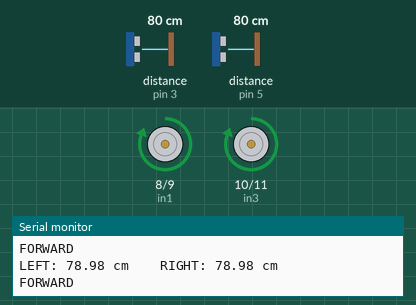
The sketch below on a simulated Arduino Uno, built with avr-gcc and run on an emulated ATmega328P. Shown: motor-driver pin pairs drawn as motors (green arrow = first pin HIGH = forward, orange = second pin HIGH = backward, longer = more drive), the last lines printed to the serial monitor. Wiring (inferred from the names in the program): 2 × ultrasonic range finder: trigger pin 2, echo pin 3 / trigger pin 4, echo pin 5. The test bench sets the inputs (shaded band); at power-on: distance to the obstacle (sensors on pin 3, pin 5) 80 cm. The echo pulse lasts 58.3 µs per cm.

Above: at 0.93 s.
1.3 s: distance to the obstacle (sensor on pin 3) set to 23 cm
4.3 s: distance to the obstacle (sensor on pin 3) set to 18 cm
At 4.71 s:
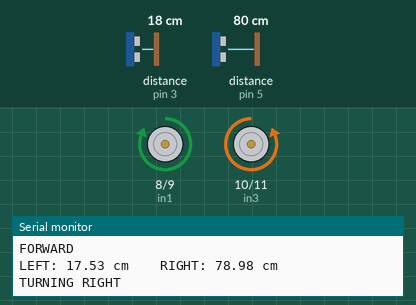
7.3 s: distance to the obstacle (sensor on pin 5) set to 22 cm
10.3 s: distance to the obstacle (sensor on pin 5) set to 18 cm
13.3 s: distance to the obstacle (sensor on pin 3) set to 35 cm
At 13.3 s:
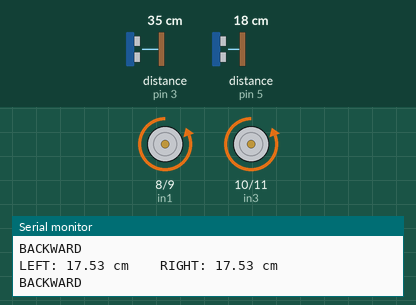
16.3 s: distance to the obstacle (sensor on pin 3) set to 2 cm
At 16.33 s:
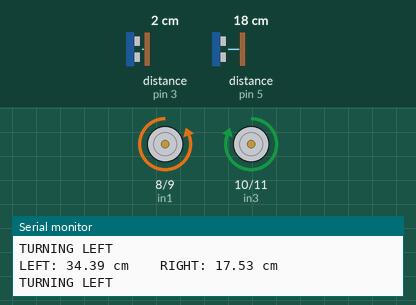
Timing chart, 0 to 20.3 s (numbered marks = the images above; inputs shaded):
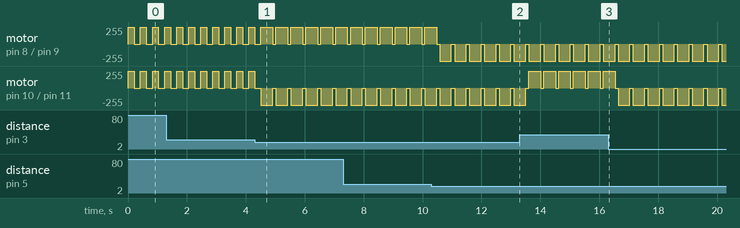

Measured:
- the behaviour switches between 21 and 20 cm on distance to the obstacle (sensor on pin 3) (found by bisection; images 0 and 1)
- by itself, motor on pin 8 (in1) / pin 9 (in2), motor on pin 10 (in3) / pin 11 (in4): alternates backward 255/255 for 0.40 s and stopped for 0.10 s

The sketch:

obstacle-avoider.ino
```cpp
//Ultrasonic sensors pins
const int trigL = 2;
const int echoL = 3;
const int trigR = 4;
const int echoR = 5;

//motor driver pins
const int in1 = 8;
const int in2 = 9;
const int in3 = 10;
const int in4 = 11;

void setup() {
  pinMode(in1, OUTPUT);
  pinMode(in2, OUTPUT);
  pinMode(in3, OUTPUT);
  pinMode(in4, OUTPUT);


  pinMode(trigL, OUTPUT);
  pinMode(echoL, INPUT);
  pinMode(trigR, OUTPUT);
  pinMode(echoR, INPUT);

  Serial.begin(9600);
}


float getDistance(int trig, int echo) {
  digitalWrite(trig, LOW);
  delayMicroseconds(2);
  digitalWrite(trig, HIGH);
  delayMicroseconds(10);
  digitalWrite(trig, LOW);

  long duration = pulseIn(echo, HIGH, 30000);
  if (duration == 0) return 999;
  return duration * 0.034 / 2;
}

void moveForward() {
  digitalWrite(in1, HIGH);
  digitalWrite(in2, LOW);
  digitalWrite(in3, HIGH);
  digitalWrite(in4, LOW);
}

void moveBackwards() {
  digitalWrite(in1, LOW);
  digitalWrite(in2, HIGH);
  digitalWrite(in3, LOW);
  digitalWrite(in4, HIGH);
}

void turnLeft() {
  digitalWrite(in1, LOW);
  digitalWrite(in2, HIGH);
  digitalWrite(in3, HIGH);
  digitalWrite(in4, LOW);
}

void turnRight() {
  digitalWrite(in1, HIGH);
  digitalWrite(in2, LOW);
  digitalWrite(in3, LOW);
  digitalWrite(in4, HIGH);
}

void stopMotors() {
  digitalWrite(in1, LOW);
  digitalWrite(in2, LOW);
  digitalWrite(in3, LOW);
  digitalWrite(in4, LOW);
}

void loop() {
  float leftDist = getDistance(trigL, echoL);
  float rightDist = getDistance(trigR, echoR);


  Serial.print("LEFT: ");
  Serial.print(leftDist);
  Serial.print(" cm\t\tRIGHT: ");
  Serial.print(rightDist);
  Serial.println(" cm");

  if (leftDist > 20 && rightDist > 20) {

    moveForward();
    Serial.println("FORWARD");
    delay(200);
    stopMotors();
    delay(100);
  }
  else if (leftDist > 20 && rightDist < 20) {

    Serial.println("TURNING LEFT");
    turnLeft();
    delay(400);
    stopMotors();
  }
  else if (leftDist < 20 && rightDist > 20) {

    Serial.println("TURNING RIGHT");
    turnRight();
    delay(400);
    stopMotors();
  }
  else if (leftDist < 20 && rightDist < 20) {

    moveBackwards();
    Serial.println("BACKWARD");
    delay(400);
    stopMotors();
  }

  delay(100);
}
```
